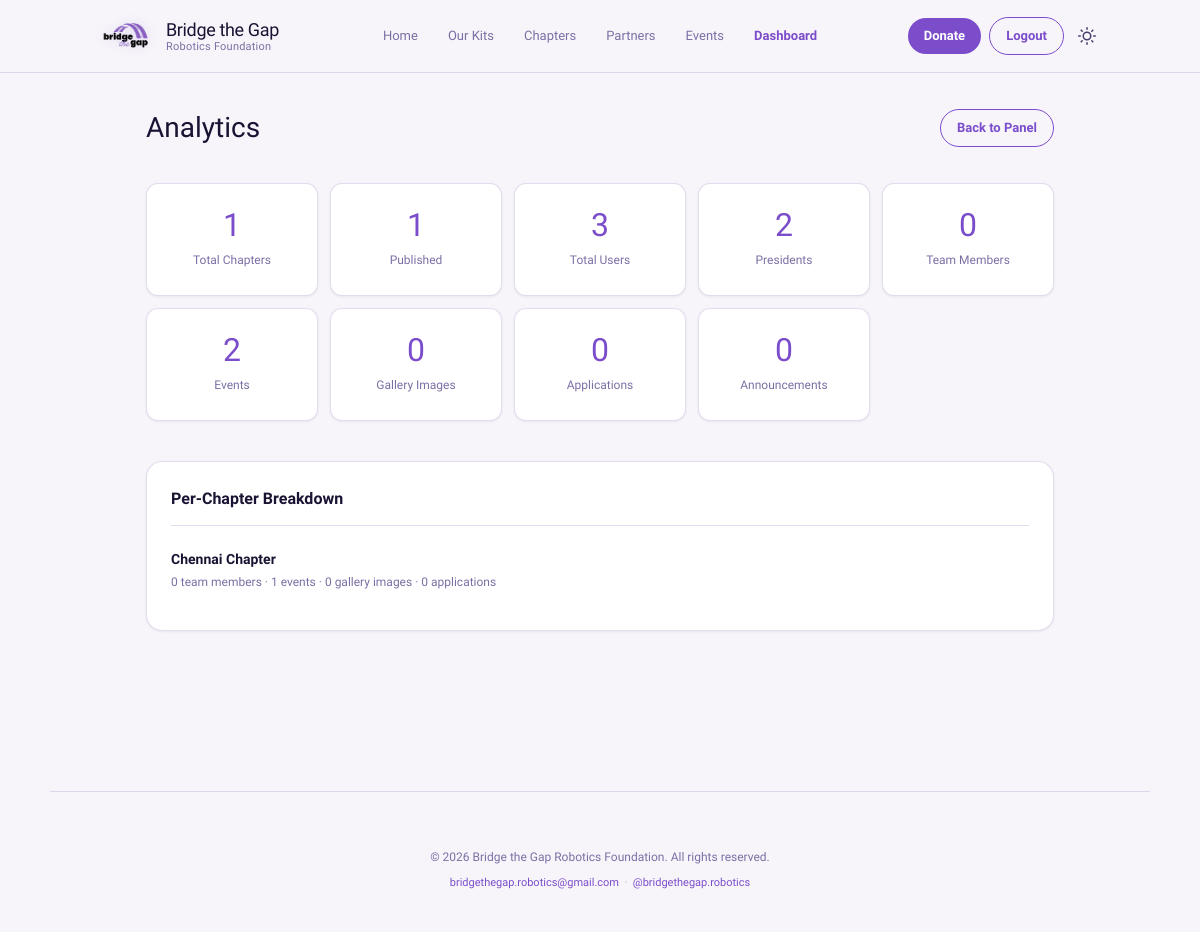
The app's page /gokul007/analytics (signed in) with its own data.
### legacy/models.py (models this page shows)
class Chapter(db.Model):
    __tablename__ = 'chapters'
    id = db.Column(db.Integer, primary_key=True)
    slug = db.Column(db.String(120), unique=True, nullable=False)
    name = db.Column(db.String(200), nullable=False)
    city = db.Column(db.String(120), nullable=False)
    description = db.Column(db.Text, default='')
    about = db.Column(db.Text, default='')
    mission = db.Column(db.Text, default='')
    vision = db.Column(db.Text, default='')
    objectives = db.Column(db.Text, default='')
    cover_image = db.Column(db.String(500), default='')
    logo = db.Column(db.String(500), default='')
    status = db.Column(db.String(20), default='active')
    published = db.Column(db.Boolean, default=True)
    contact_email = db.Column(db.String(120), default='')
    contact_phone = db.Column(db.String(50), default='')
    address = db.Column(db.String(500), default='')
    google_maps = db.Column(db.String(500), default='')
    instagram = db.Column(db.String(500), default='')
    linkedin = db.Column(db.String(500), default='')
    discord = db.Column(db.String(500), default='')
    website = db.Column(db.String(500), default='')
    created_at = db.Column(db.DateTime, default=datetime.utcnow)
    updated_at = db.Column(db.DateTime, default=datetime.utcnow, onupdate=datetime.utcnow)
    members = db.relationship('TeamMember', backref='chapter', lazy='dynamic', cascade='all, delete-orphan')
    events = db.relationship('Event', backref='chapter', lazy='dynamic', cascade='all, delete-orphan')
    gallery = db.relationship('GalleryImage', backref='chapter', lazy='dynamic', cascade='all, delete-orphan')
    announcements = db.relationship('Announcement', backref='chapter', lazy='dynamic', cascade='all, delete-orphan')
    applications = db.relationship('Application', backref='chapter', lazy='dynamic', cascade='all, delete-orphan')

### legacy/app.py (the view)
@app.route('/gokul007/analytics')
@super_admin_required
def secret_analytics():
    total_chapters = Chapter.query.count()
    published = Chapter.query.filter_by(published=True).count()
    total_users = User.query.count()
    presidents = User.query.filter_by(role='chapter_president').count()
    total_members = TeamMember.query.count()
    total_events = Event.query.count()
    total_gallery = GalleryImage.query.count()
    total_apps = Application.query.count()
    total_announcements = Announcement.query.count()
    chapters = Chapter.query.order_by(Chapter.name).all()
    chapter_data = []
    for c in chapters:
        chapter_data.append({
            'name': c.name,
            'members': TeamMember.query.filter_by(chapter_id=c.id).count(),
            'events': Event.query.filter_by(chapter_id=c.id).count(),
            'gallery': GalleryImage.query.filter_by(chapter_id=c.id).count(),
            'apps': Application.query.filter_by(chapter_id=c.id).count(),
        })
    return render_template(
        'admin/secret_analytics.html',
        total_chapters=total_chapters, published=published,
        total_users=total_users, presidents=presidents,
        total_members=total_members, total_events=total_events,
        total_gallery=total_gallery, total_apps=total_apps,
        total_announcements=total_announcements,
        chapter_data=chapter_data
    )

### legacy/app.py (called while the page is built)
def super_admin_required(f):
    @wraps(f)
    def decorated(*args, **kwargs):
        if not session.get('user_id'):
            flash('Please log in first.', 'warning')
            return redirect(url_for('login'))
        user = db.session.get(User, session['user_id'])
        if not user or user.role != 'super_admin':
            flash('Access denied. Super admin privileges required.', 'error')
            return redirect(url_for('dashboard'))
        return f(*args, **kwargs)
    return decorated

@app.context_processor
def inject_user():
    user = None
    if session.get('user_id'):
        user = db.session.get(User, session['user_id'])
    return {'current_user': user}

@app.context_processor
def inject_now():
    return {'now': datetime.now()}

### templates/admin/secret_analytics.html (shortened to what this page needs)
{% extends "base.html" %}
{% block content %}
<div class="admin-wrap">
    <div class="admin-header">
        <h1>Analytics</h1>
        <div class="admin-header-actions">
            <a href="{{ url_for('secret.dashboard') }}" class="btn-outline btn-sm">Back to Panel</a>
        </div>
    </div>
    <div class="admin-stats">
        <div class="stat-card">
            <span class="stat-val">{{ total_chapters }}</span>
            <span class="stat-lbl">Total Chapters</span>
        </div>
        <div class="stat-card">
            <span class="stat-val">{{ published }}</span>
            <span class="stat-lbl">Published</span>
        </div>
        <div class="stat-card">
            <span class="stat-val">{{ total_users }}</span>
            <span class="stat-lbl">Total Users</span>
        </div>
        <div class="stat-card">
            <span class="stat-val">{{ presidents }}</span>
            <span class="stat-lbl">Presidents</span>
        </div>
        <div class="stat-card">
            <span class="stat-val">{{ total_members }}</span>
            <span class="stat-lbl">Team Members</span>
        </div>
        <div class="stat-card">
            <span class="stat-val">{{ total_events }}</span>
            <span class="stat-lbl">Events</span>
        </div>
        <div class="stat-card">
            <span class="stat-val">{{ total_gallery }}</span>
            <span class="stat-lbl">Gallery Images</span>
        </div>
        <div class="stat-card">
            <span class="stat-val">{{ total_apps }}</span>
            <span class="stat-lbl">Applications</span>
        </div>
        <div class="stat-card">
            <span class="stat-val">{{ total_announcements }}</span>
            <span class="stat-lbl">Announcements</span>
        </div>
    </div>
    <div class="admin-section" style="margin-top:2.5rem;">
        <h2>Per-Chapter Breakdown</h2>
        {% for ch in chapter_data %}
        <div class="admin-item">
            <div class="admin-item-info">
                <div class="admin-item-title">{{ ch.name }}</div>
                <div class="admin-item-date">
                    {{ ch.members }} team members &middot;
                    {{ ch.events }} events &middot;
                    {{ ch.gallery }} gallery images &middot;
                    {{ ch.apps }} applications
                </div>
            </div>
        </div>
        {% else %}
        <div class="admin-empty">No chapter data.</div>
        {% endfor %}
    </div>
</div>
{% endblock %}

### templates/base.html (shortened to what this page needs)
<!DOCTYPE html>
<html lang="en">
<head>
    <link rel="stylesheet" href="{{ url_for('static', filename='css/style.css') }}">
</head>
<body>
    <header class="site-header">
        <nav class="nav-inner">
            <a href="/" class="nav-brand">
                <img src="{{ url_for('static', filename='images/logo.png') }}" alt="BTG" class="nav-logo nav-logo-light">
                <span class="nav-brand-text">
                    Bridge the Gap
                    <span class="nav-brand-sub">Robotics Foundation</span>
                </span>
            </a>
            <div class="nav-links">
                <a href="/" class="nav-link{% if request.path == '/' %} active{% endif %}">Home</a>
                <a href="/kits" class="nav-link{% if request.path == '/kits' %} active{% endif %}">Our Kits</a>
                <a href="/chapters" class="nav-link{% if request.path.startswith('/chapters') %} active{% endif %}">Chapters</a>
                <a href="/partners" class="nav-link{% if request.path == '/partners' %} active{% endif %}">Partners</a>
                <a href="/events" class="nav-link{% if request.path.startswith('/events') %} active{% endif %}">Events</a>
                {% if current_user %}
                <a href="/dashboard" class="nav-link" style="color:var(--accent);font-weight:600;">Dashboard</a>
                {% endif %}
            </div>
            <div class="nav-controls">
                <a href="https://hcb.hackclub.com/donations/start/bridge-the-gap-robotics-foundation" class="btn btn-accent btn-sm" target="_blank">Donate</a>
                {% if current_user %}
                <a href="/logout" class="btn-outline btn-sm">Logout</a>
                {% endif %}
                <button class="dark-toggle" id="darkToggle" aria-label="Toggle dark mode" style="background:none;border:none;cursor:pointer;color:var(--text-2);padding:6px;border-radius:var(--r-sm);display:flex;align-items:center;transition:color .2s;" title="Toggle dark mode">
                </button>
            </div>
        </nav>
    </header>
    <div id="flash-container" style="position:fixed;top:0;left:0;right:0;z-index:999;pointer-events:none;padding:88px var(--pad) 0;display:flex;flex-direction:column;align-items:center;">
    </div>
    <main class="main">
        {% block content %}{% endblock %}
    </main>
    <footer class="foot">
        <p>&copy; 2026 Bridge the Gap Robotics Foundation. All rights reserved.</p>
        <p class="foot-sub">
            <a href="mailto:bridgethegap.robotics@gmail.com" style="color:var(--accent);text-decoration:none;">bridgethegap.robotics@gmail.com</a>
            &nbsp;&middot;&nbsp;
            <a href="https://instagram.com/" target="_blank" style="color:var(--accent);text-decoration:none;">@bridgethegap.robotics</a>
        </p>
    </footer>
</body>
</html>

### records on screen
Chapter: name "Chennai Chapter", members "0", events "1", gallery "0", apps "0"

### other values on screen
{{ total_chapters }} "1"
{{ published }} "1"
{{ total_users }} "3"
{{ presidents }} "2"
{{ total_members }} "0"
{{ total_events }} "2"
{{ total_gallery }} "0"
{{ total_apps }} "0"
{{ total_announcements }} "0"
